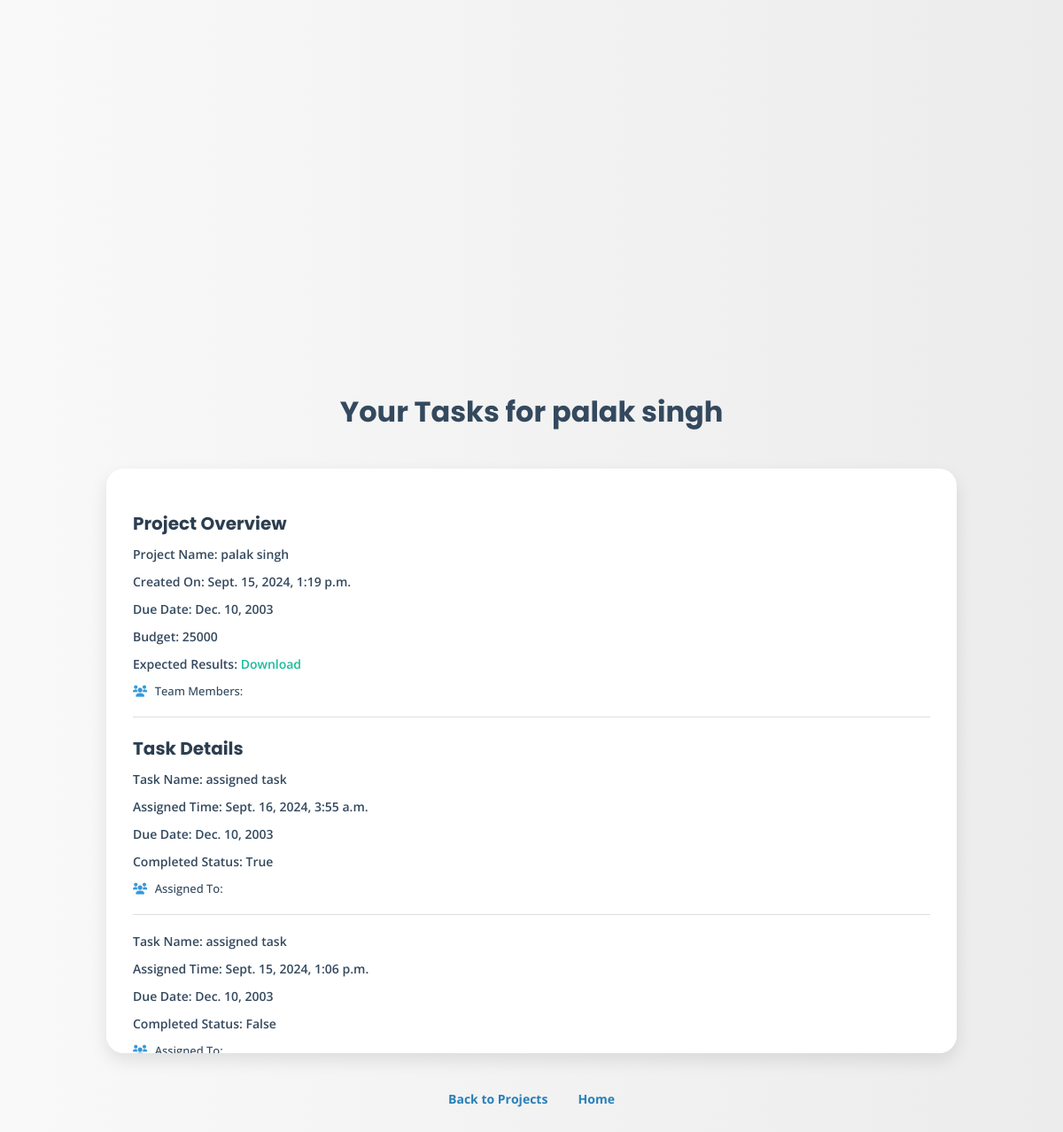
The app's page /register_employee/view_task/10/ (signed in) with its own data.
### emp/models.py (models this page shows, shortened)
class Project(models.Model):
    user = models.ForeignKey(User, on_delete=models.CASCADE)
    name = models.CharField(max_length=200)
    description = models.TextField()
    estimated_budget = models.IntegerField()
    expected_results = models.FileField(upload_to='expected_project_results/')
    employees = models.ManyToManyField(Employee, related_name='project')
    status = models.CharField(max_length=50, choices=(
        ('pending', 'pending'), ('initialized', 'initialized'), ('completed', 'completed'),
        ('in progress', 'in progress')),
                              default='pending')
    created_at = models.DateTimeField(auto_now=True)
    due_date = models.DateField()
    def __str__(self):
        return self.name

class Task(models.Model):
    user = models.ForeignKey(User, on_delete=models.CASCADE, null=True)
    project = models.ForeignKey(Project, on_delete=models.CASCADE)
    assigned_to = models.ManyToManyField(Employee, related_name='tasks')
    task = models.CharField(max_length=200, null=True)
    if_media = models.FileField(upload_to='tasks/', null=True, blank=True)
    description = models.TextField()
    time_assigned_task = models.DateTimeField(auto_now=True, null=True)
    due_date = models.DateField()
    completed = models.BooleanField(default=False)

### emp/views.py (the view)
# urls.py: path('view_task/<int:pk>/', view_tasks, name='view_task'),
@login_required
def view_tasks(request, pk):
    project = get_object_or_404(Project, pk=pk)
    tasks = Task.objects.filter(project=project, user=request.user)
    actual_time = time.strftime("%d-%m-%y %H:%M:%S", time.localtime())
    return render(request, 'emp/view_tasks.html', {'tasks': tasks, 'project': project,'actual_time':actual_time})

### emp/templates/emp/view_tasks.html (shortened to what this page needs)
<!DOCTYPE html>
<html lang="en">
<head>
    <link rel="stylesheet" href="https://cdnjs.cloudflare.com/ajax/libs/font-awesome/6.0.0-beta3/css/all.min.css">
</head>
<body>
    <h1>Your Tasks for {{ project }}</h1>
    <section>
        <h2>Project Overview</h2>
        <strong>Project Name: {{ project }}</strong>
        <strong>Created On: {{ project.created_at }}</strong>
        <strong>Due Date: {{ project.due_date }}</strong>
        <strong>Budget: {{ project.estimated_budget }}</strong>
        <strong>Expected Results: <a href="{{ project.expected_results.url }}">Download</a></strong>
        <strong class="data"><i class="fas fa-users icon"></i> Team Members:
        </strong>
        <hr>
        {% if tasks %}
            <h2>Task Details</h2>
            {% for a in tasks %}
                <strong>Task Name: {{ a.task }}</strong>
                <strong>Assigned Time: {{ a.time_assigned_task }}</strong>
                <strong>Due Date: {{ a.due_date }}</strong>
                <strong>Completed Status: {{ a.completed }}</strong>
                <strong class="data"><i class="fas fa-users icon"></i> Assigned To:
                </strong>
                <hr>
            {% endfor %}
        {% else %}
            <strong>No tasks found for {{ project }} as of {{ actual_time }}</strong>
        {% endif %}
    </section>
    <div class="footer-links">
        <a href="{% url 'view_projects' %}">Back to Projects</a>
        <a href="{% url 'register_employee' %}">Home</a>
    </div>
</body>
</html>

### emp/templates/emp/view_tasks.html (style rules this page uses)
body { font-family: 'Open Sans', sans-serif; background: linear-gradient(to right, #f9f9f9, #ececec); color: #333; margin: 0; padding: 0; display: flex; flex-direction: column; justify-content: center; align-items: center; height: 100vh; transform: scale(0.8); opacity: 0; animation: appOpen 1s forwards ease-out; }
h1 { font-family: 'Poppins', sans-serif; font-size: 32px; color: #34495e; margin-bottom: 20px; text-align: center; transform: translateY(50px); opacity: 0; animation: fadeInSlide 0.7s 0.5s forwards ease-out; }
section { background-color: #ffffff; border-radius: 20px; box-shadow: 0 8px 20px rgba(0, 0, 0, 0.1); width: 80%; max-width: 900px; padding: 30px; margin: 20px 0; opacity: 0; transform: translateY(50px); animation: fadeInSlide 0.7s 0.7s forwards ease-out; max-height: 600px; overflow-y: auto; scrollbar-width: thin; scrollbar-color: #888 #f9f9f9; }
h2 { font-family: 'Poppins', sans-serif; font-size: 20px; color: #2c3e50; margin-bottom: 10px; }
strong { display: block; font-size: 14px; font-weight: 600; margin-bottom: 12px; color: #34495e; }
a { color: #1abc9c; text-decoration: none; font-weight: 600; transition: color 0.3s; }
.data { font-weight: 500; font-size: 13px; }
.icon { color: #3498db; margin-right: 5px; }
hr { border: none; border-bottom: 1px solid #ddd; margin: 20px 0; }
.footer-links { text-align: center; margin-top: 20px; }
.footer-links a { margin: 0 15px; font-size: 14px; color: #2980b9; text-decoration: none; font-weight: bold; }

### records on screen
Project: name "palak singh", created_at "Sept. 15, 2024, 1:19 p.m.", due_date "Dec. 10, 2003", estimated_budget "25000"
Task: task "assigned task", time_assigned_task "Sept. 16, 2024, 3:55 a.m.", due_date "Dec. 10, 2003", completed "True"
Task: task "assigned task", time_assigned_task "Sept. 15, 2024, 1:06 p.m.", due_date "Dec. 10, 2003", completed "False"
